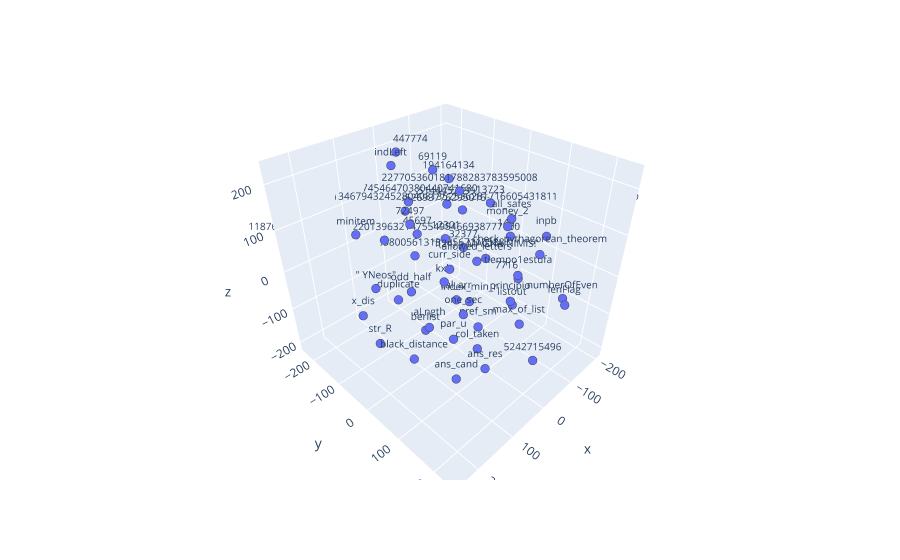

The notebook cell saved with this chart:
### Code cell
from sklearn.manifold import TSNE
import numpy as np

# Perform t-SNE to reduce the dimensionality of the word vectors to 3D
# This is useful to visualize the word vectors in 3D space

tsne = TSNE(n_components=3, n_iter=2000)
tsne_embedding = tsne.fit_transform(word_vectors)

x, y, z = np.transpose(tsne_embedding)

import plotly.express as px

fig = px.scatter_3d(x=x[:200],y=y[:200],z=z[:200],text=sample[:200])
fig.update_traces(marker=dict(size=3,line=dict(width=2)),textfont_size=10)
fig.show()

### Figure 1 — Plotly figure (JSON) as saved in the notebook; plotly's stock layout.template omitted (floating-point values rounded to 4 significant figures)
{"data": [{"hovertemplate": "x=%{x}<br>y=%{y}<br>z=%{z}<br>text=%{text}<extra></extra>", "legendgroup": "", "marker": {"color": "#636efa", "line": {"width": 2}, "size": 3, "symbol": "circle"}, "mode": "markers+text", "name": "", "scene": "scene", "showlegend": false, "text": ["5242715496", "duplicate", "x_dis", "13723", "aLngth", "listout", "kxb", "str_R", "45697", "check_pythagorean_theorem", "6379198553380056131398567110588", "194164134", "cal_arr", "inpb", "one_sec", "black_distance", "69119", "12301", "pref_sm", "numberOfEven", "odd_half", "72497", "indLeft", "money_2", "140.0", "max_of_list", "curr_side", "index_min_r", "44447447774", "lenFlag", "203734831851444523998150720000", "77167168", "3211915413467943245280408135253628171660543181148276654080000", "32377", "par_u", "allowed_letters", "ans_res", "\" YNeos\"", "all_safes", "principio", "173674546470380440741680", "berlist", "'f(24) = MAGNA NIMIS!'", "col_taken", "11876492948655423122013963214755495466938777600", "227705360181788283783595008", "tiempo1estufa", "ans_cand", "178596353224677595625526937762950163660800", "minitem"], "textfont": {"size": 10}, "type": "scatter3d", "x": [-57.22, 73.06, 246.6, -173.2, 89.05, -97.99, 28.68, 177.5, 34.24, -60.27, -40.68, -121.7, -25.22, -173.0, 78.7, 188.1, -35.0, -65.45, 11.54, -136.4, 135.0, 92.94, 83.42, 18.28, -198.2, -12.63, 112.5, -106.7, -44.74, -44.03, -155.4, -204.1, -65.23, -143.5, 167.9, 7.478, 94.41, 145.7, -85.87, 47.27, -18.16, 29.15, -91.41, -21.42, 39.38, -7.039, -74.58, 97.83, -62.18, 147.2], "y": [176.8, -112.4, 7.28, -62.08, 7.309, 79.54, -8.832, -50.02, -82.87, 160.2, -181.7, -145.4, -24.65, 97.98, 94.94, 72.15, -105.8, -100.8, 75.65, 179.9, 10.46, -34.24, -91.42, 139.3, -16.93, 163.0, 91.44, -58.2, -234.9, 238.3, -186.7, 12.8, -48.12, -117.3, 156.2, 61.73, 169.4, -91.04, 67.94, 180.2, -168.5, -72.76, 0.7202, 47.64, -191.4, -1.396, 103.9, 95.99, -235.4, -138.6], "z": [-181.1, -102.3, 27.02, 70.79, -100.2, -105.3, -20.72, -125.4, 67.5, 85.94, -68.65, 121.0, -108.3, 50.62, -18.43, -76.65, 182.2, 4.99, -104.4, -52.14, 21.62, 134.7, 232.6, 170.9, -9.783, -57.39, 103.7, -178.9, 180.8, 16.9, 27.91, -121.3, 99.63, -62.05, 16.39, 55.66, -99.83, -19.46, 116.4, 45.05, 91.76, -197.1, -13.57, -210.1, 6.993, 180.7, 1.0, -182.4, 25.61, 90.27]}], "layout": {"legend": {"tracegroupgap": 0}, "margin": {"t": 60}, "scene": {"domain": {"x": [0, 1], "y": [0, 1]}, "xaxis": {"title": {"text": "x"}}, "yaxis": {"title": {"text": "y"}}, "zaxis": {"title": {"text": "z"}}}}}
